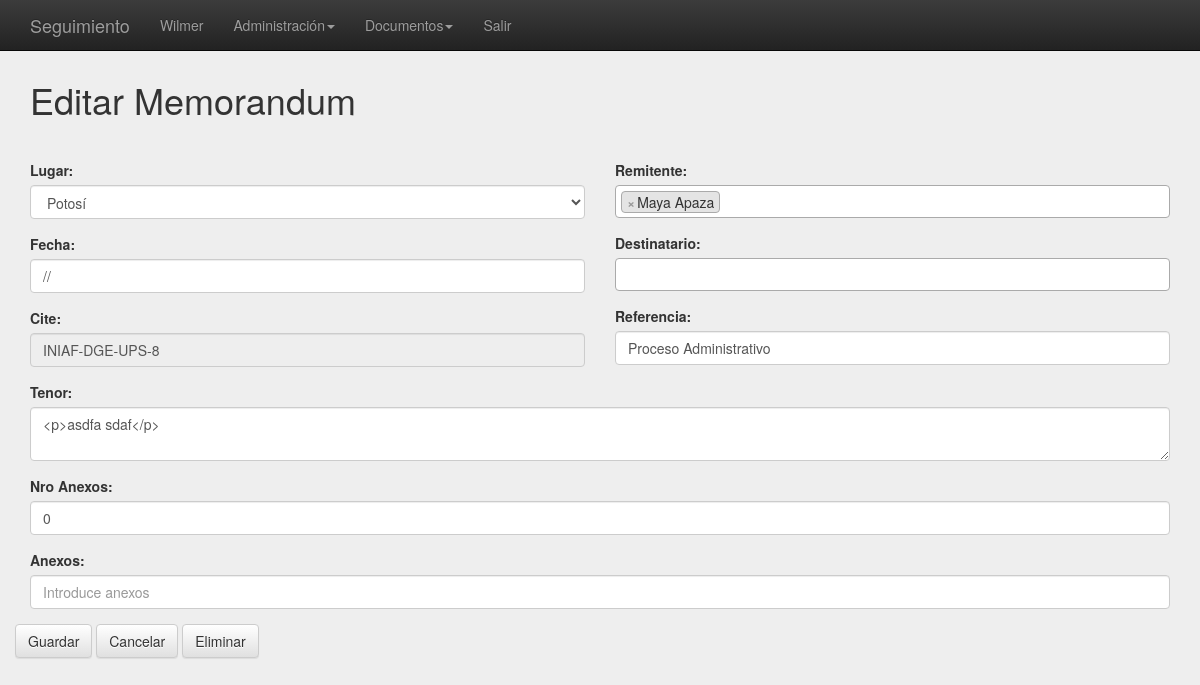
The app's page /index.php?controller=documento&action=editmemorandum&id=34 (signed in) with its own data.
### tables this page shows
CREATE TABLE `recurso` (
  `id` int(11) NOT NULL AUTO_INCREMENT,
  `controlador` varchar(25) DEFAULT NULL,
  `accion` varchar(25) DEFAULT NULL,
  `etiqueta` varchar(60) DEFAULT NULL,
  `idrecurso` int(11) DEFAULT NULL,
  `orden` int(2) DEFAULT '0',
  `fregistro` date DEFAULT NULL,
  `link` varchar(200) DEFAULT NULL,
  PRIMARY KEY (`id`)
);

CREATE TABLE `documento` (
  `id` int(11) NOT NULL AUTO_INCREMENT,
  `idtipodocumento` int(11) DEFAULT NULL,
  `idformato` int(11) DEFAULT NULL,
  `idusuario` int(11) DEFAULT NULL,
  `host` varchar(30) DEFAULT NULL,
  `fechahora` datetime DEFAULT NULL,
  `lugar` varchar(2) DEFAULT NULL,
  `fecharegistro` datetime DEFAULT NULL,
  `cite` varchar(100) DEFAULT NULL,
  `referencia` longtext,
  `tenor` longtext,
  `nroanexos` int(11) DEFAULT NULL,
  `anexos` longtext,
  `nrofolios` int(11) DEFAULT NULL,
  `estado` varchar(1) DEFAULT NULL,
  PRIMARY KEY (`id`),
  KEY `fk_doc_tipodoc` (`idtipodocumento`),
  KEY `fk_doc_format` (`idformato`),
  KEY `fk_doc_user` (`idusuario`),
  CONSTRAINT `fk_doc_format` FOREIGN KEY (`idformato`) REFERENCES `formato` (`id`),
  CONSTRAINT `fk_doc_tipodoc` FOREIGN KEY (`idtipodocumento`) REFERENCES `tipodocumento` (`id`),
  CONSTRAINT `fk_doc_user` FOREIGN KEY (`idusuario`) REFERENCES `actividadusuario` (`id`)
);

### core/ControladorBase.php (called while the page is built, shortened)
<?php
class ControladorBase{
    public function __construct() {
        require_once 'EntidadBase.php';
    }
    public function view($vista,$datos){
        require_once 'core/AyudaVistas.php';
        $helper=new AyudaVistas();
        require_once 'view/'.$vista.'View.php';
    }
}
?>

### core/EntidadBase.php (called while the page is built, shortened)
<?php
class EntidadBase{
    private $table;
    private $db;
    public function __construct($table) {
        $this->table=(string) $table;
        require_once 'Conectar.php';
        $this->conectar=new Conectar();
        $this->db = $this->conectar->conexion();
    }
    public function db(){
        return $this->db;
    }
    public function getById($id){
        $query=$this->db->query("SELECT * FROM $this->table WHERE id=$id");
        if($row = $query->fetch_object()) {
           $resultSet=$row;
        }
        return $resultSet;
    }
    public function sqlRecurso($query){
        $query=$this->db()->query($query);
        if($query==true){
            $c = 0;
            if($query->num_rows>1){
                while($row = $query->fetch_row()) {
                   $resultSet[$c]['id']=$row[0];
                   $resultSet[$c]['idrecurso']=$row[4];
                   $resultSet[$c]['etiqueta']=$row[3];
                   $resultSet[$c]['controller']=$row[1];
                   $resultSet[$c]['action']=$row[2];
                   $resultSet[$c]['link']=$row[6];
                   $resultSet[$c]['order']=$row[5];
                   $c++;
                }
            }else{
                $resultSet=true;
            }
        }else{
            $resultSet=false;
        }
        return $resultSet;
    }
}
?>

### core/Conectar.php (called while the page is built, shortened)
<?php
class Conectar{
    private $driver;
    private $host, $user, $pass, $database, $charset;
    private $con;
    public function __construct() {
        $this->driver='mysql';
        $this->host='localhost';
        $this->user='root';
        $this->pass='';
        $this->database='ssegui';
        $this->charset='utf8';
    }
    public function conexion(){
        if($this->driver=="mysql" || $this->driver==null){
            $this->con = new mysqli($this->host, $this->user, $this->pass, $this->database);
            $this->con->query("SET NAMES '".$this->charset."'");
        }
        return $this->con;
    }
}
?>

### model/Recurso.php (called while the page is built, shortened)
<?php
class Recurso extends EntidadBase{
    function getRecurso(){
        $query = "SELECT id,controlador,accion, etiqueta, idrecurso, orden fregistro, link FROM recurso ORDER BY orden ASC";
        $recurso = $this->sqlRecurso($query);
        return $recurso;
    }
}

### core/AyudaVistas.php (called while the page is built)
<?php
class AyudaVistas{
    public function url($controlador=CONTROLADOR_DEFECTO,$accion=ACCION_DEFECTO){
        $urlString="index.php?controller=".$controlador."&action=".$accion;
        return $urlString;
    }
}
?>

### model/Documento.php (called while the page is built, shortened)
<?php
class Documento extends EntidadBase{
    public function __construct() {
        $table="documento";
    }
}
?>

### view/editmemorandumView.php (the view, shortened to what this page needs)
<?php
require_once 'site/header.php';
require_once 'site/menu.php';
?>
      <div class="page-header">
        <h1><?php echo $title?></h1>
      </div>
<form role="form" method="post" action="<?php echo $helper->url("documento","editarcarta"); ?>">
<div class="row">
  <div class="col-xs-12 col-md-6">
      <div class="form-group">
        <label for="lugar">Lugar:</label>
        <select name="lugar" class="form-control" id="lugar" placeholder="Introduce Lugar" required autofocus>
          <option value="PO" <?php echo ($documento->lugar == 'PO') ? 'selected' : ''; ?>>Potosí</option>
        </select>
      </div>
      <div class="form-group">
        <label for="fecha">Fecha:</label>
        <input type="text" name="fecha" value="<?php echo $documento->fechahora ?>" class="form-control" id="fecha" placeholder="Introduce la fecha" autocomplete="off" required>
      </div>
      <div class="form-group">
        <label for="cite">Cite:</label>
        <input type="text" name="cite" value="<?php echo $documento->cite ?>" readonly="readonly" class="form-control" id="cite" placeholder="Introduce el Cite" required>
      </div>
    </div>
    <div class="col-xs-12 col-md-6">
      <div class="form-group">
        <label for="cite">Remitente:</label>
      </div>
      <div class="form-group">
        <label for="cite">Destinatario:</label>
      </div>
      <div class="form-group">
        <label for="referencia">Referencia:</label>
        <input type="text" name="referencia" value="<?php echo $documento->referencia ?>" class="form-control" id="referencia" placeholder="Introduce referencia" required>
      </div>
    </div>
    <div class="col-xs-12 col-md-12">
      <div class="form-group">
        <label for="tenor">Tenor:</label>
        <textarea name="tenor" class="form-control" placeholder="Introduce Tenor"><?php echo $documento->tenor ?></textarea>
      </div>
    </div>
    <div class="col-xs-12 col-md-12">
      <div class="form-group">
        <label for="">Nro Anexos:</label>
        <input type="nroanexos" name="nroanexos" value="<?php echo $documento->nroanexos ?>" class="form-control" id="nroanexos" placeholder="nroanexos">
      </div>
      <div class="form-group">
        <label for="anexos">Anexos:</label>
        <input type="text" name="anexos" value="<?php echo $documento->anexos ?>" class="form-control" id="anexos" placeholder="Introduce anexos">
      </div>
    </div>
  <div class="row">
    <div class="col-xs-12">
      <input type="submit" class="btn btn-default" name="guardar" value="Guardar" />
      <input type="button" class="btn btn-default" name="cancelar" value="Cancelar" onclick="location.href='index.php?controller=Bandejas&action=salida'" />
      <input type="button" class="btn btn-default" name="borrar" value="Eliminar" id="delete" onclick="location.href='index.php?controller=documento&action=borrardocumento&id=<?php echo $documento->id?>'" />
    </div>
  </div>
</div>
    </form>
<?php
require_once 'site/foot.php';
?>

### core/Helpers.php (shortened to what this page needs)
<?php
class Helpers
{
	public function generateMenu($arr, $ul = ''){
        echo '<ul'.$ul.'>';
        foreach ($arr as $val) {
            if (!empty($val['children'])) {
                echo '<li class="dropdown"><a href="index.php?controller='.$val['controller'].'&action='.$val['action'].'" class="dropdown-toggle" data-toggle="dropdown" role="button" aria-expanded="false">'.$val['etiqueta'].'<span class="caret"></span></a>';
                $this->generateMenu($val['children'],' class="dropdown-menu" role="menu"');
                echo '</li>';
            } else {
                echo '<li><a href="index.php?controller='.$val['controller'].'&action='.$val['action'].'">' . $val['etiqueta'] . '</a></li>';
            }
        }
        echo '</ul>';
	}
}
?>

### site/css/signin.css (style rules this page uses)
body { padding-top: 40px; padding-bottom: 40px; background-color: #eee; }

### records on screen
recurso: etiqueta "Wilmer"
recurso: etiqueta "Administración"
recurso: etiqueta "Documentos"
recurso: etiqueta "Salir"
documento: lugar "Potosí", fecha "//", cite "INIAF-DGE-UPS-8", referencia "Proceso Administrativo", tenor "<p>asdfa sdaf</p>", nroanexos "0"

### other values on screen
$title "Editar Memorandum"
